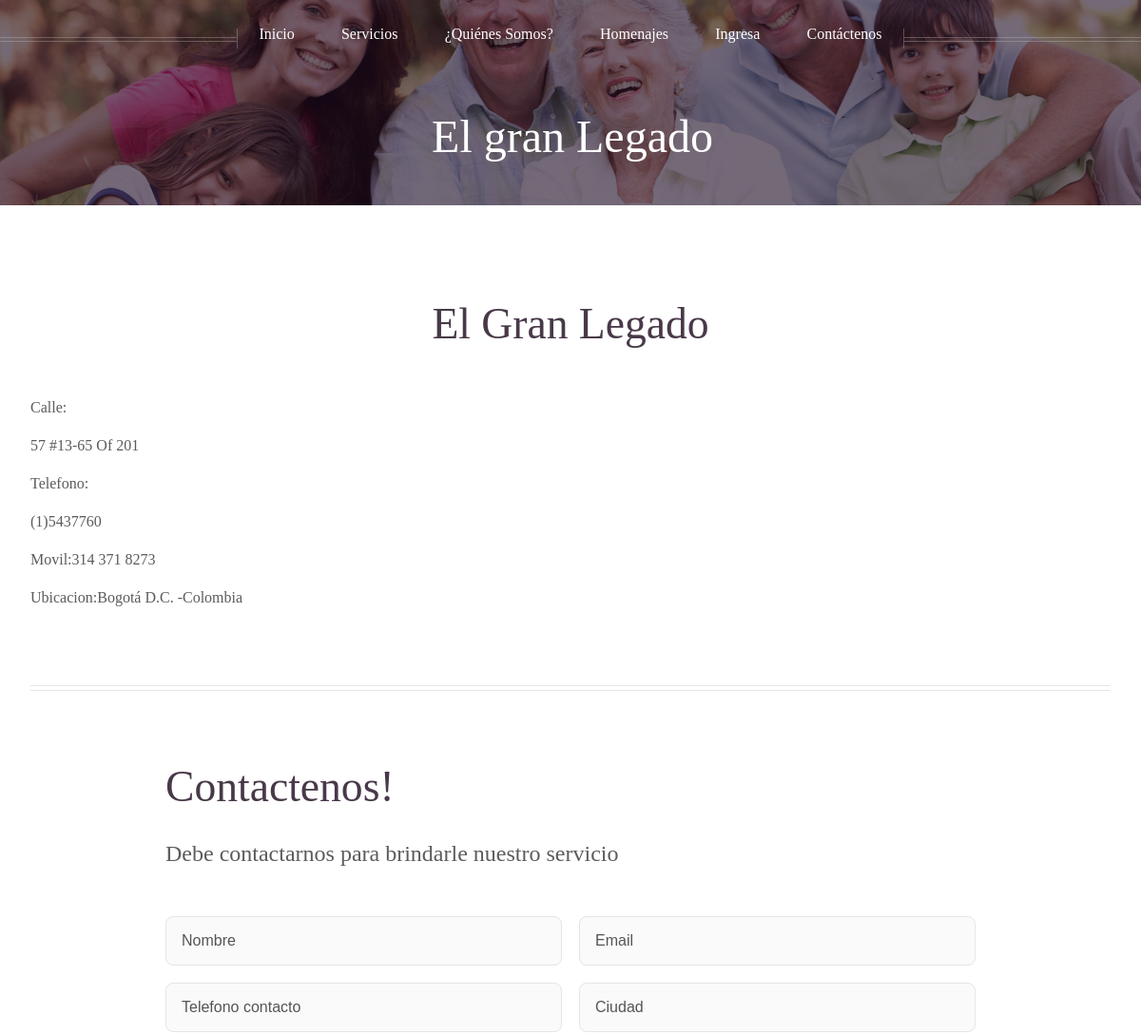
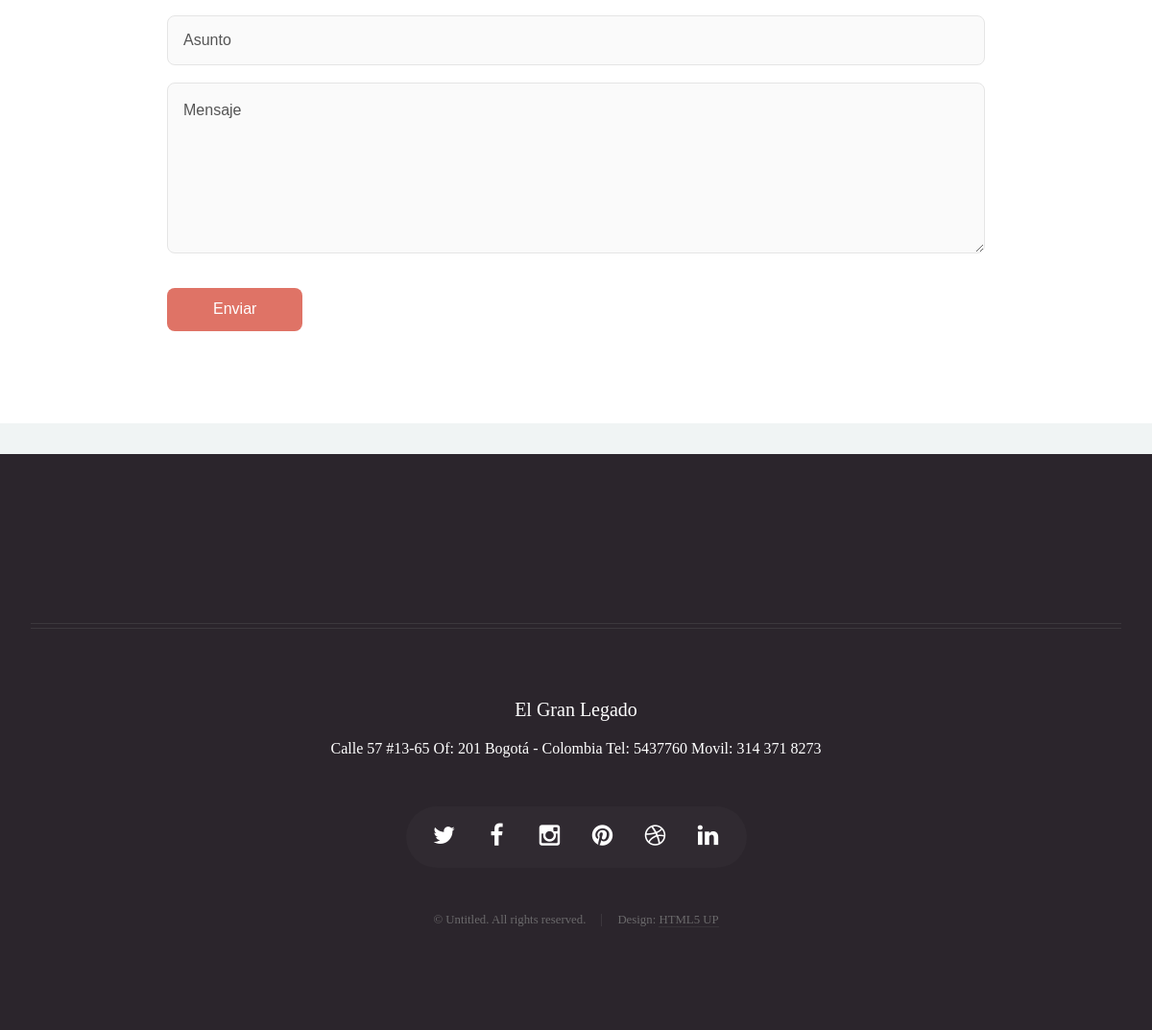
/contacto/, run on the app's committed database (2 pictures, top to bottom).
### legado/models.py (models this page shows, shortened)
class Direccion(models.Model):
    nombre = models.CharField(max_length=100, verbose_name='Nombre')
    calle = RichTextField(verbose_name='Calle')
    telefono = RichTextField(verbose_name='Telefono')
    movil = models.CharField(max_length=100, verbose_name='Movil')
    ubicacion = models.CharField(max_length=100, verbose_name='Ubicacion')

### legado/views.py (the view)
# urls.py: url(r'^contacto/', 'ContactoIndex', name='contacto'),
def ContactoIndex(request):
    direc = Direccion.objects.first()
    return render_to_response('contacto.html',locals(), context_instance=RequestContext(request))

### legado/context_processors.py (called while the page is built)
def mostrarfrase(request):
    return {'frase':choice(frases)}

### legado/templates/contacto.html
{%extends "base.html"%}
{% block Content %}
	<body class="no-sidebar">
		<div id="page-wrapper">
				<div id="header">
						<div class="inner">
							<header>
								<h1><a href="{% url "inicio" %}" id="logo">El gran Legado</a></h1>
							</header>
						</div>
					{% include 'menu.html' %}
				</div>
				<div class="wrapper style1">
					<div class="container">
						<article id="main" class="special">
							<header>
								<h2>{{direc.nombre }}</h2>
							</header>
                            {% load static from staticfiles %}
							<section>
								<p>
								Calle:{{ direc.calle  | safe }}
								</p>
                                <p>
								Telefono:{{ direc.telefono  | safe }}
								</p>
                                <p>
								Movil:{{ direc.movil  | safe }}
								</p>
                                <p>
								Ubicacion:{{ direc.ubicacion  | safe }}
								</p>
							</section>
						</article>
						<hr />
				<section id="main" class="container 75%">
					<header>
						<h2>Contactenos!</h2>
						<p>Debe contactarnos para brindarle nuestro servicio</p>
					</header>
					<div class="box">
						<form method="post" action="#">
							<div class="row uniform 50%">
								<div class="6u 12u(mobilep)">
									<input type="text" name="name" id="name" value="" placeholder="Nombre" />
								</div>
								<div class="6u 12u(mobilep)">
									<input type="email" name="email" id="email" value="" placeholder="Email" />
								</div>
                                <div class="6u 12u(mobilep)">
									<input type="text" name="name" id="name" value="" placeholder="Telefono contacto" />
								</div>
								<div class="6u 12u(mobilep)">
									<input type="email" name="email" id="email" value="" placeholder="Ciudad" />
								</div>
							</div>
							<div class="row uniform 50%">
								<div class="12u">
									<input type="text" name="subject" id="subject" value="" placeholder="Asunto" />
								</div>
							</div>
							<div class="row uniform 50%">
								<div class="12u">
									<textarea name="message" id="message" placeholder="Mensaje" rows="6"></textarea>
								</div>
							</div>
							<div class="row uniform">
								<div class="12u">
									<ul class="actions align-center">
										<li><input type="submit" value="Enviar" /></li>
									</ul>
								</div>
							</div>
						</form>
					</div>
				</section>
					</div>
				</div>
		</div>
	</body>
{% endblock Content %}

### data on the page
Direccion: nombre "El Gran Legado", calle "57 #13-65 Of 201", telefono "(1)5437760", movil "314 371 8273", ubicacion "Bogotá D.C. -Colombia"
